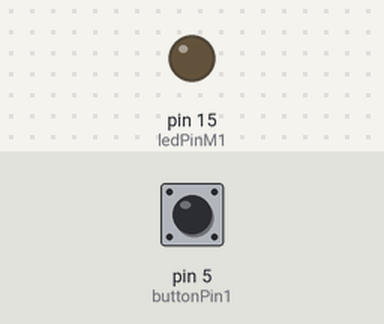
This sketch was run on a simulated Arduino Uno, built with avr-gcc and run on an emulated ATmega328P. On the bench: output pins drawn as LEDs (lit = HIGH). The test bench sets the inputs (shaded band); at power-on: pin 5 (buttonPin1) LOW. What the sketch prints to the serial monitor is not drawn.

Above: at 1.2 s.
1.3 s: pin 5 (buttonPin1) pulled HIGH for 0.15 s
At 1.37 s:
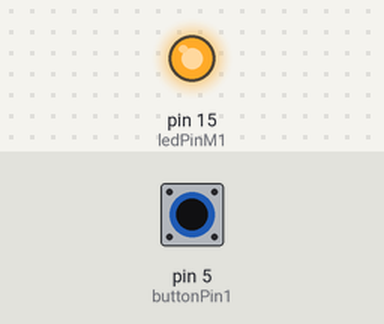
2.9 s: pin 5 (buttonPin1) pulled HIGH for 3.2 s
At 6.8 s:
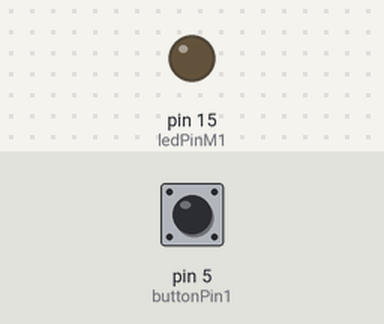
Timing chart, 0 to 8.3 s (numbered marks = the images above; inputs shaded):
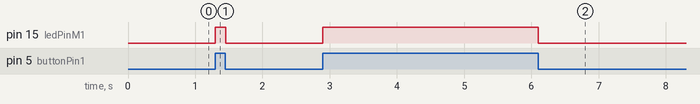

Measured:
- after the input at 1.3 s, pin 15 (ledPinM1): LOW → HIGH at once, → LOW 0.15 s later
- after the input at 2.9 s, pin 15 (ledPinM1): LOW → HIGH at once, → LOW 3.2 s later

The sketch:

1_GPIO1.ino
```cpp
// set pin numbers
const int buttonPin1 = 5;   // the number of the pushbutton pin
const int ledPinM1 = 15;    // the number of the LED pin
// variable for storing the pushbutton status
int buttonState1 = 0;

void setup() {
 Serial.begin(115200);
 // initialize the pushbutton pin as an input
 pinMode(buttonPin1, INPUT);
 // initialize the LED pin as an output
 pinMode(ledPinM1, OUTPUT);
}

void loop() {
 // read the state of the pushbutton value
 buttonState1 = digitalRead(buttonPin1);
 Serial.println(buttonState1);
 // check if the pushbutton is pressed.
 // if it is, the buttonState1 is HIGH
 if (buttonState1 == HIGH) {
 // turn LED on
 digitalWrite(ledPinM1, HIGH);
 } else {
 // turn LED off
 digitalWrite(ledPinM1, LOW);
 }
}
```
